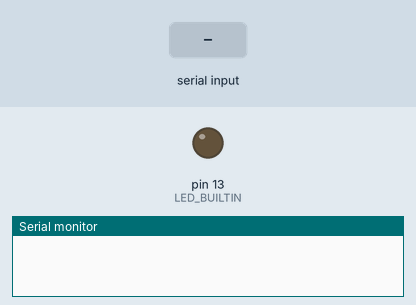
Recording of a sketch running on a simulated Arduino Uno, built with avr-gcc and run on an emulated ATmega328P. Shown: output pins drawn as LEDs (lit = HIGH), the last lines printed to the serial monitor. Dashed ring = blinking. The inputs (shaded band) are chosen by the test bench.

Above: at 1.2 s.
1.3 s: "stop" received over Serial
At 3.7 s:
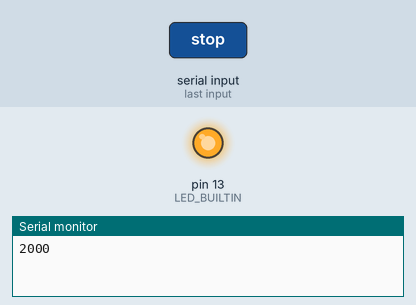
3.8 s: "start" received over Serial
At 9.2 s:
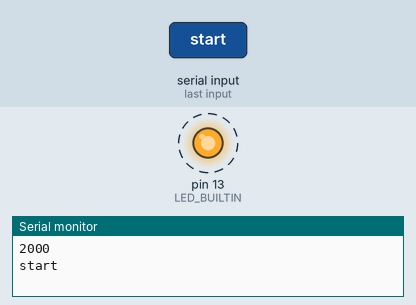
9.3 s: "ledon=" received over Serial
Timing chart, 0 to 12.3 s (numbered marks = the images above; inputs shaded):
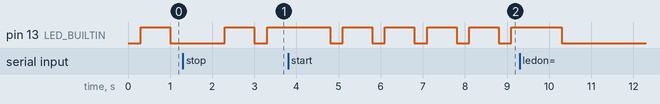

The sketch:

UNO_project_2.ino
```cpp
/*
 * Main içinde 2 task çalışacak. (cooperative multitasking)
1. task led on off yapacak. Örnek (300ms ON 700ms off) on off süreleri ayarlanabilir olacak.
Nasıl ayarlanacağını aşağıdadır.
2. task uart'tan gelen datayı aynı port üzerinden echo yapacak. Uart interrupt ile çalışacak ve ayarları değiştirilebilir olacak. default 115200 8N1
Uart'tan "stop" stringi gönderdiğimizde echo taskı sonlanacak ve led 1sn aralıklarla yanıp sönecek.
Uart'tan "start" stringi gönderdiğimizde echo taskı yeniden başlayacak ve led bir önceki ayarlarla çalışmaya devam edecek.
Uart'tan "ledon=500" yazarsak led on süresi 500 ms olacak.
Uart'tan "ledoff=500" yazarsak led off süresi 500 ms olacak.
Bu 2 task birbirini bloke etmeyecek.
 *
 */

/*
 * Variable Decleration
 */
String get_data;
unsigned long old_time=0;
unsigned long max_time=0,on_time=0,off_time=0; //max_tim=on_time+off_time
int echo_mode=0;
void setup() {

  /*
   * Init for led and Uart
   */
   pinMode(LED_BUILTIN,OUTPUT);
   Serial.begin(115200);
   //Start variable for led time
   on_time=700;
   off_time=300;
   max_time=on_time+off_time;

}

void loop() {

  /*
   * Task-1 : Toggle Led
   */
    if(millis()-old_time>off_time)
  {
    digitalWrite(LED_BUILTIN,1);
    if((millis()-old_time)>=max_time)
    {
      old_time=millis();
      digitalWrite(LED_BUILTIN,0);
    }
  }

   /*
    * Task-2 : Echo UART and Set Led ON/OFF Time
    */

  if(Serial.available()>0)
  {
    get_data=Serial.readString();
    //Serial.println(get_data);//For test
    if(get_data=="start")
    {
      echo_mode=1;
    }
    else if(get_data=="stop")
    {
      echo_mode=0;
      unsigned long stop_off_time=1000;
      unsigned long stop_on_time=1000;
      max_time=stop_on_time+stop_off_time;
      Serial.println(max_time);
    }
    if(echo_mode==1)
    {
      Serial.println(get_data);
      max_time=on_time+off_time;
      int index_string=get_data.length();
      //Serial.println(index_string); //For Testing
      String check_on_string = get_data.substring(0,6); //"ledon="
      //Serial.println(check_on_string); //For Testing
      String check_off_string =get_data.substring(0,7); //"ledoff="
      //Serial.println(check_off_string); //For Testing
      if(check_on_string=="ledon=")
      {
        String timeon_value=get_data.substring(6,index_string);
        on_time=atol(timeon_value.c_str());
        //Serial.println(on_time);//For Testing
        max_time=on_time+off_time;
        //Serial.println(max_time);//For Testing

      }
      if(check_off_string=="ledoff=")
      {
        String timeoff_value=get_data.substring(7,index_string);
        off_time=atol(timeoff_value.c_str());
        //Serial.println(off_time);//For Testing
        max_time=on_time+off_time;
        //Serial.println(max_time);//For Testing
      }
    }
  }

}
```

Measured:
- after the input at 3.8 s, pin 13 (LED_BUILTIN): alternates HIGH for 0.70 s and LOW for 0.30 s, starting after 1.0 s
